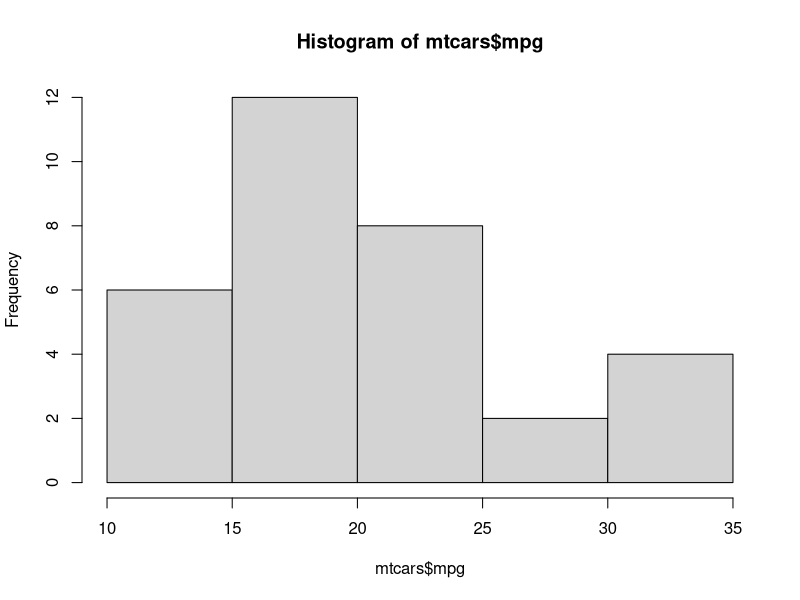
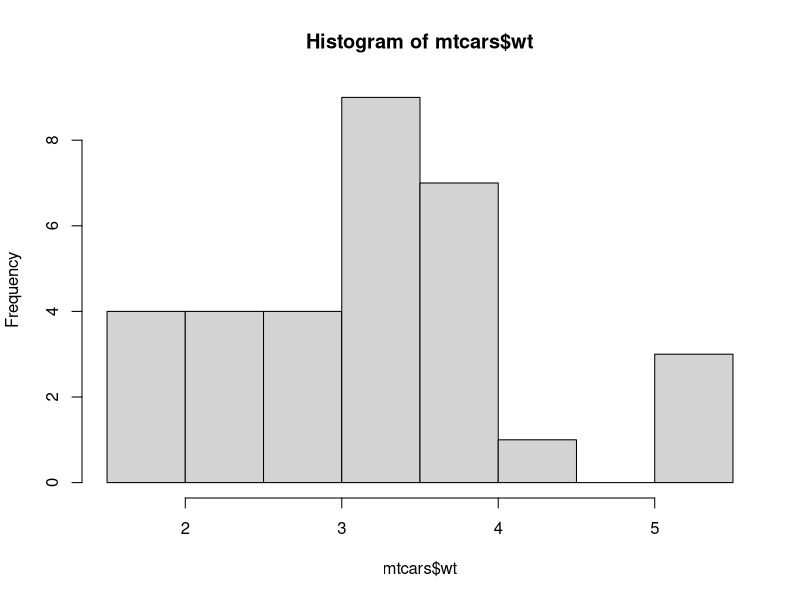
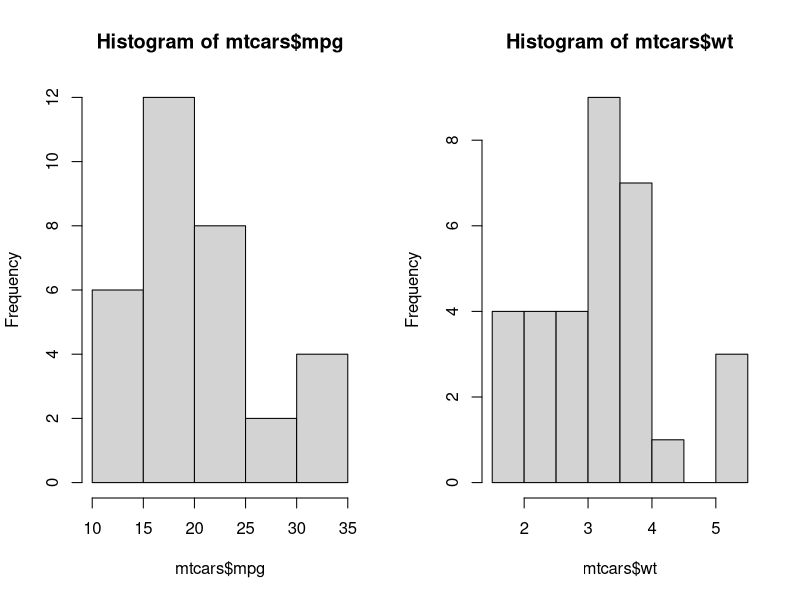
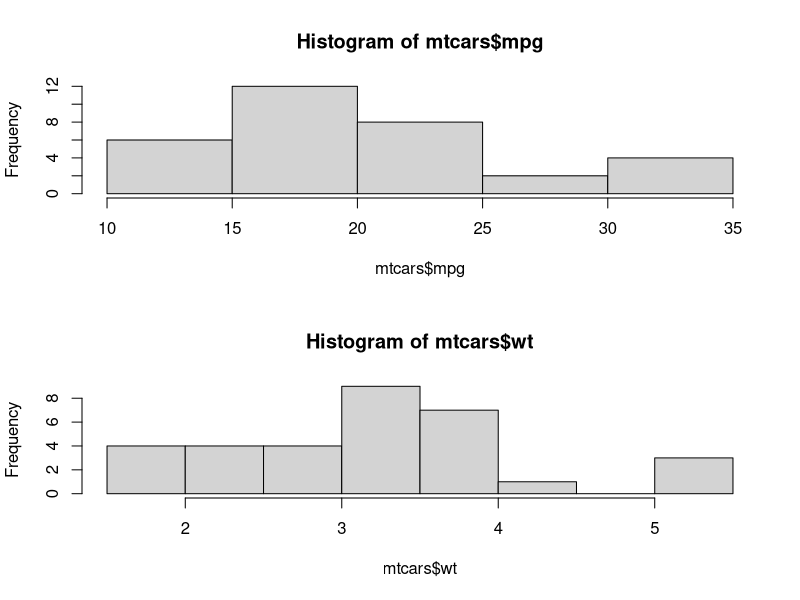
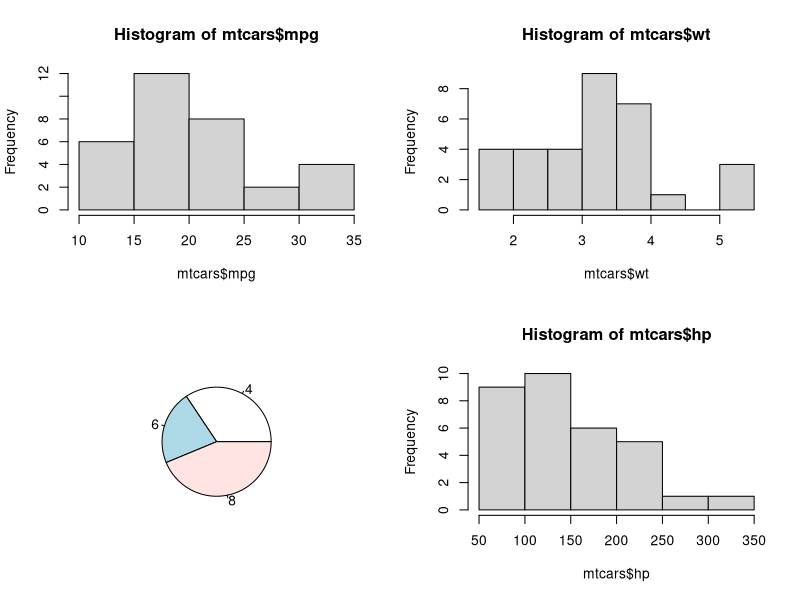
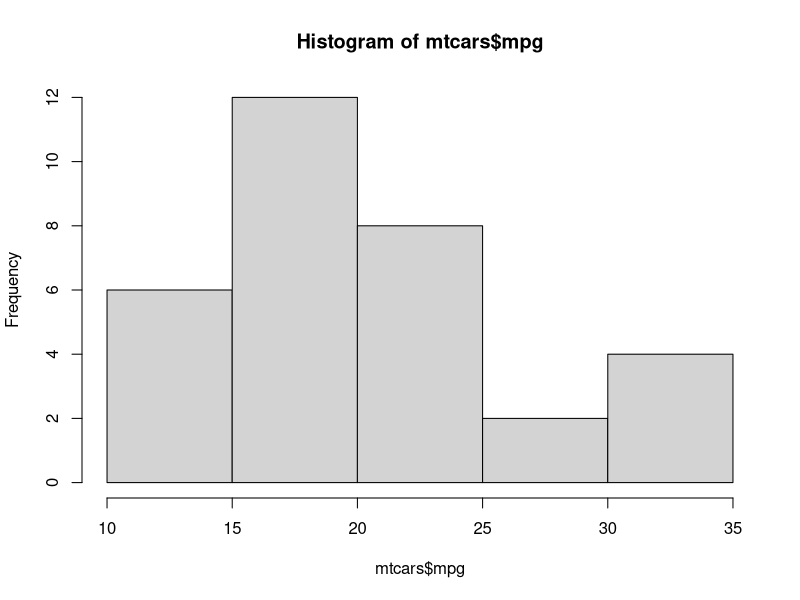

Generate these figures, in order, with R:
hist(mtcars$mpg)
hist(mtcars$wt)


par(mfrow=c(1,2))
hist(mtcars$mpg)
hist(mtcars$wt)

par(mfrow=c(2,1))
hist(mtcars$mpg)
hist(mtcars$wt)

par(mfrow=c(2,2))
hist(mtcars$mpg)
hist(mtcars$wt)
pie(table(mtcars$cyl))
hist(mtcars$hp)

par(mfrow=c(1,1))
hist(mtcars$mpg)
